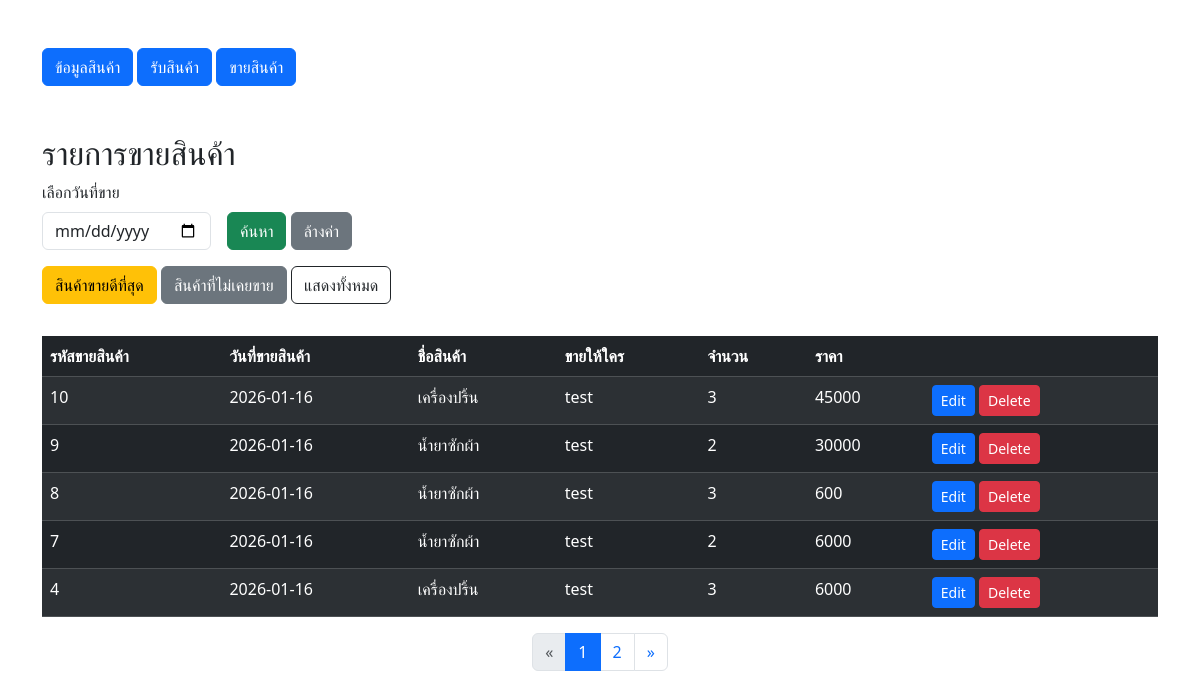
The page / on the database its author committed.
### tables this page shows
CREATE TABLE `salemast` (
  `Sale_ID` int(11) NOT NULL COMMENT 'รหัสการขาย',
  `Sale_Date` date NOT NULL DEFAULT current_timestamp() COMMENT 'วันที่ขาย',
  `Sale_Name` varchar(250) NOT NULL COMMENT 'ชื่อคนที่ขายให้',
  `Sale_Product_ID` int(11) NOT NULL COMMENT 'รหัสสินค้าที่ขาย',
  `Sale_Num` double NOT NULL COMMENT 'จำนวนที่ขาย',
  `Sale_Price` double NOT NULL
);

CREATE TABLE `productmast` (
  `Product_ID` int(11) NOT NULL COMMENT 'รหัสสินค้า',
  `Product_Name` varchar(250) NOT NULL COMMENT 'ชื่อสินค้า',
  `Product_Cost` double NOT NULL COMMENT 'ราคาต้นทุน',
  `Product_Price` double NOT NULL COMMENT 'ราคาขาย',
  `Product_Stock` double NOT NULL COMMENT 'สต๊อก'
);

### index.php (the view, shortened to what this page needs)
<?php
$servername = "localhost";
$username = "root";
$password = "";
$database = "db_edt";
$connection = new mysqli($servername, $username, $password, $database);
$filter_type = isset($_GET['filter']) ? $_GET['filter'] : '';
$where_sale = "";
$limit_sale = 5;
$page_sale = max(1, (int) ($_GET['page_sale'] ?? 1));
$offset_sale = ($page_sale - 1) * $limit_sale;
$limit_sale = (int) $limit_sale;
$offset_sale = (int) $offset_sale;
if ($filter_type === 'best') {
  $sql_count = "
    SELECT COUNT(*) AS total
    FROM (
    SELECT s.Sale_Product_ID
    FROM salemast s
    GROUP BY s.Sale_Product_ID
    ) t
  ";
} else {
  $sql_count = "
    SELECT COUNT(*) AS total
    FROM salemast s
    $where_sale
  ";
}
$total_sale = $connection->query($sql_count)->fetch_assoc()['total'];
$total_pages_sale = ceil($total_sale / $limit_sale);
?>
<!DOCTYPE html>
<html lang="en">
<head>
  <link href="https://cdn.jsdelivr.net/npm/bootstrap@5.3.8/dist/css/bootstrap.min.css" rel="stylesheet">
</head>
<body>
  <div class="container my-5">
    <div class="mb-4">
      <a class="btn btn-primary" href="/work/product.php">ข้อมูลสินค้า</a>
      <a class="btn btn-primary" href="/work/receive.php">รับสินค้า</a>
      <a class="btn btn-primary" href="/work/addsale.php">ขายสินค้า</a>
    </div>
    <h2 class="mt-5">รายการขายสินค้า</h2>
    <?php
    $filter_date = isset($_GET['sale_date']) ? $_GET['sale_date'] : '';
    ?>
    <form method="get" class="row g-3 mb-3 align-items-end">
      <div class="col-auto">
        <label class="form-label">เลือกวันที่ขาย</label>
        <input type="date" name="sale_date" class="form-control" value="<?= htmlspecialchars($filter_date) ?>">
      </div>
      <div class="col-auto">
        <button type="submit" class="btn btn-success">ค้นหา</button>
        <a href="index.php" class="btn btn-secondary">ล้างค่า</a>
      </div>
      <div class="mb-3">
        <a href="index.php?filter=best" class="btn btn-warning">
          สินค้าขายดีที่สุด
        </a>
        <a href="index.php?filter=never" class="btn btn-secondary">
          สินค้าที่ไม่เคยขาย
        </a>
        <a href="index.php" class="btn btn-outline-dark">
          แสดงทั้งหมด
        </a>
      </div>
    </form>
    <table class="table table-dark table-striped">
      <thead>
        <tr>
          <?php if ($filter_type === 'best'): ?>
            <th>รหัสสินค้า</th>
            <th>-</th>
            <th>ชื่อสินค้า</th>
            <th>-</th>
            <th>ยอดขาย (จำนวน)</th>
            <th>ยอดเงินรวม</th>
            <th></th>
          <?php else: ?>
            <th>รหัสขายสินค้า</th>
            <th>วันที่ขายสินค้า</th>
            <th>ชื่อสินค้า</th>
            <th>ขายให้ใคร</th>
            <th>จำนวน</th>
            <th>ราคา</th>
            <th></th>
          <?php endif; ?>
        </tr>
      </thead>
      <tbody>
        <?php
        if ($filter_type === 'best') {
          $sql = "
            SELECT
              p.Product_ID,
              p.Product_Name,
              SUM(s.Sale_Num) AS total_qty,
              SUM(s.Sale_Price) AS total_price
            FROM productmast p
            JOIN salemast s ON p.Product_ID = s.Sale_Product_ID
            GROUP BY p.Product_ID, p.Product_Name
            ORDER BY total_qty DESC
            LIMIT $limit_sale OFFSET $offset_sale
          ";
        } else {
          $sql = "
            SELECT s.*, p.Product_Name
            FROM salemast s
            LEFT JOIN productmast p ON s.Sale_Product_ID = p.Product_ID
            $where_sale
            ORDER BY s.Sale_ID DESC
            LIMIT $limit_sale OFFSET $offset_sale
          ";
        }
        $result = $connection->query($sql);
        if ($result->num_rows === 0) {
          echo "
            <tr>
              <td colspan='7' class='text-center text-warning'>
                ไม่พบข้อมูล
              </td>
            </tr>";
        } else {
          while ($row = $result->fetch_assoc()) {
            if ($filter_type === 'best') {
              echo "
                <tr>
                  <td>{$row['Product_ID']}</td>
                  <td>-</td>
                  <td>{$row['Product_Name']}</td>
                  <td>-</td>
                  <td>{$row['total_qty']}</td>
                  <td>{$row['total_price']}</td>
                  <td></td>
                </tr>";
            } else {
              echo "
                <tr>
                  <td>{$row['Sale_ID']}</td>
                  <td>{$row['Sale_Date']}</td>
                  <td>{$row['Product_Name']}</td>
                  <td>{$row['Sale_Name']}</td>
                  <td>{$row['Sale_Num']}</td>
                  <td>{$row['Sale_Price']}</td>
                  <td>
                    <a class='btn btn-primary btn-sm' href='editsale.php?id={$row['Sale_ID']}'>Edit</a>
                    <a class='btn btn-danger btn-sm' href='deletesale.php?id={$row['Sale_ID']}'>Delete</a>
                  </td>
                </tr>";
            }
          }
        }
        ?>
      </tbody>
    </table>
    <?php
    $range_sale = 2;
    $start_sale = max(1, $page_sale - $range_sale);
    $end_sale = min($total_pages_sale, $page_sale + $range_sale);
    ?>
    <?php if ($total_pages_sale > 1): ?>
      <nav class="d-flex justify-content-center">
        <ul class="pagination">
          <li class="page-item <?= ($page_sale <= 1) ? 'disabled' : '' ?>">
            <a class="page-link" href="?page_sale=<?= $page_sale - 1 ?>
              <?= !empty($filter_date) ? '&sale_date=' . urlencode($filter_date) : '' ?>
              <?= !empty($filter_type) ? '&filter=' . $filter_type : '' ?>">
              &laquo;
            </a>
          </li>
          <?php for ($i = $start_sale; $i <= $end_sale; $i++): ?>
            <li class="page-item <?= ($i == $page_sale) ? 'active' : '' ?>">
              <a class="page-link" href="?page_sale=<?= $i ?>
                <?= !empty($filter_date) ? '&sale_date=' . urlencode($filter_date) : '' ?>
                <?= !empty($filter_type) ? '&filter=' . $filter_type : '' ?>">
                <?= $i ?>
              </a>
            </li>
          <?php endfor; ?>
          <li class="page-item <?= ($page_sale >= $total_pages_sale) ? 'disabled' : '' ?>">
            <a class="page-link" href="?page_sale=<?= $page_sale + 1 ?>
                <?= !empty($filter_date) ? '&sale_date=' . urlencode($filter_date) : '' ?>
                <?= !empty($filter_type) ? '&filter=' . $filter_type : '' ?>">
              &raquo;
            </a>
          </li>
        </ul>
      </nav>
    <?php endif; ?>
  </div>
</body>
</html>

### rows shown on the page
salemast: Sale_ID "10", Sale_Date "2026-01-16", productmast.Product_Name "เครื่องปริ้น", Sale_Name "test", Sale_Num "3", Sale_Price "45000"
salemast: Sale_ID "9", Sale_Date "2026-01-16", productmast.Product_Name "น้ำยาซักผ้า", Sale_Name "test", Sale_Num "2", Sale_Price "30000"
salemast: Sale_ID "8", Sale_Date "2026-01-16", productmast.Product_Name "น้ำยาซักผ้า", Sale_Name "test", Sale_Num "3", Sale_Price "600"
salemast: Sale_ID "7", Sale_Date "2026-01-16", productmast.Product_Name "น้ำยาซักผ้า", Sale_Name "test", Sale_Num "2", Sale_Price "6000"
salemast: Sale_ID "4", Sale_Date "2026-01-16", productmast.Product_Name "เครื่องปริ้น", Sale_Name "test", Sale_Num "3", Sale_Price "6000"
